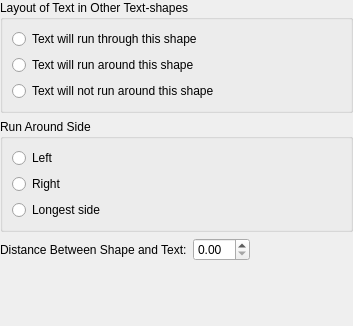
<?xml version="1.0" encoding="UTF-8"?>
<ui version="4.0">
 <class>KWFrameRunaroundProperties</class>
 <widget class="QWidget" name="KWFrameRunaroundProperties">
  <property name="geometry">
   <rect>
    <x>0</x>
    <y>0</y>
    <width>353</width>
    <height>326</height>
   </rect>
  </property>
  <layout class="QVBoxLayout">
   <property name="spacing">
    <number>6</number>
   </property>
   <property name="margin">
    <number>0</number>
   </property>
   <item>
    <widget class="QGroupBox" name="groupBox_3">
     <property name="title">
      <string>Layout of Text in Other Text-shapes</string>
     </property>
     <layout class="QVBoxLayout">
      <property name="spacing">
       <number>6</number>
      </property>
      <property name="margin">
       <number>9</number>
      </property>
      <item>
       <widget class="QRadioButton" name="runThrough">
        <property name="text">
         <string>Text will run through this shape</string>
        </property>
       </widget>
      </item>
      <item>
       <widget class="QRadioButton" name="runAround">
        <property name="text">
         <string>Text will run around this shape</string>
        </property>
       </widget>
      </item>
      <item>
       <widget class="QRadioButton" name="noRunaround">
        <property name="text">
         <string>Text will not run around this shape</string>
        </property>
       </widget>
      </item>
     </layout>
    </widget>
   </item>
   <item>
    <widget class="QGroupBox" name="groupBox_4">
     <property name="title">
      <string>Run Around Side</string>
     </property>
     <layout class="QVBoxLayout">
      <property name="spacing">
       <number>6</number>
      </property>
      <property name="margin">
       <number>9</number>
      </property>
      <item>
       <widget class="QRadioButton" name="left">
        <property name="text">
         <string>Left</string>
        </property>
       </widget>
      </item>
      <item>
       <widget class="QRadioButton" name="right">
        <property name="text">
         <string>Right</string>
        </property>
       </widget>
      </item>
      <item>
       <widget class="QRadioButton" name="longest">
        <property name="text">
         <string>Longest side</string>
        </property>
       </widget>
      </item>
     </layout>
    </widget>
   </item>
   <item>
    <layout class="QHBoxLayout">
     <property name="spacing">
      <number>6</number>
     </property>
     <property name="margin">
      <number>0</number>
     </property>
     <item>
      <widget class="QLabel" name="label_5">
       <property name="text">
        <string>Distance Between Shape and Text:</string>
       </property>
       <property name="buddy">
        <cstring>distance</cstring>
       </property>
      </widget>
     </item>
     <item>
      <widget class="KoUnitDoubleSpinBox" name="distance"/>
     </item>
     <item>
      <spacer>
       <property name="orientation">
        <enum>Qt::Horizontal</enum>
       </property>
       <property name="sizeHint" stdset="0">
        <size>
         <width>20</width>
         <height>20</height>
        </size>
       </property>
      </spacer>
     </item>
    </layout>
   </item>
   <item>
    <spacer>
     <property name="orientation">
      <enum>Qt::Vertical</enum>
     </property>
     <property name="sizeHint" stdset="0">
      <size>
       <width>20</width>
       <height>16</height>
      </size>
     </property>
    </spacer>
   </item>
  </layout>
 </widget>
 <customwidgets>
  <customwidget>
   <class>KoUnitDoubleSpinBox</class>
   <extends>QDoubleSpinBox</extends>
   <header>KoUnitDoubleSpinBox.h</header>
  </customwidget>
 </customwidgets>
 <resources/>
 <connections/>
</ui>
